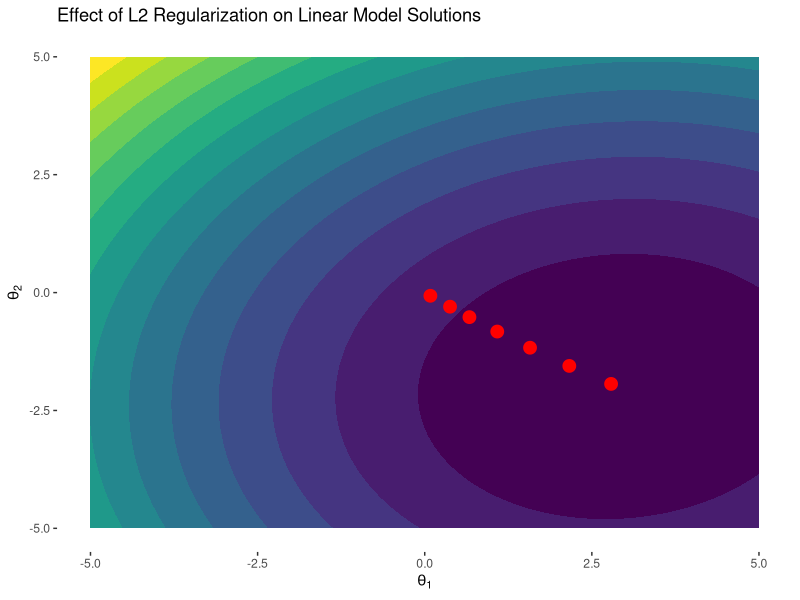

The R script that drew this image:
# Load necessary libraries
library(ggplot2)
library(MASS)
library(glmnet)

# Example dataset
set.seed(123)
n <- 100
X <- matrix(rnorm(2 * n), n, 2)
beta_true <- c(3, -2)
y <- X %*% beta_true + rnorm(n)

# Train unregularized linear model
lm_unreg <- lm(y ~ X - 1)  # '-1' to remove the intercept

# Train L2 regularized models with different lambdas
lambdas <- c(0.1, 1, 2.5, 5, 10, 20, 100)
models <- lapply(lambdas, function(lambda) {
  return(glmnet::glmnet(X, y, alpha = 0, lambda = lambda, standardize = FALSE, intercept = FALSE))
})

coefs <- sapply(models, function(model, lambda) {
  coef(model, s = lambda)[-1, 1]  # Exclude the intercept
}, lambdas)

# Transpose to make each column represent a model
coefs <- t(coefs)

# Create a data frame from the matrix
coefs_df <- as.data.frame(coefs)
names(coefs_df) <- c("X1", "X2")

# Prepare data for contour plot
grid_range <- seq(-5, 5, length.out = 100)
grid_data <- expand.grid(X1 = grid_range, X2 = grid_range)
grid_data$loss <- apply(grid_data, 1, function(vec) {
  sum((y - X %*% vec)^2) / (2 * n)
})

# Create the plot without the legend
p <- ggplot(grid_data, aes(x = X1, y = X2)) +
  geom_contour_filled(aes(z = loss), breaks = seq(min(grid_data$loss), max(grid_data$loss), length.out = 15)) +
  geom_point(data = coefs_df, aes(x = X1, y = X2), color = "red", size = 4) +
  ggtitle("Effect of L2 Regularization on Linear Model Solutions") +
  xlab(expression(theta[1])) +  # Label for X-axis as theta_1
  ylab(expression(theta[2])) +  # Label for Y-axis as theta_2
  theme(panel.grid = element_blank(),  # Remove grid lines
        panel.background = element_blank())  # Remove grey background

# Omit the legend
p <- p + guides(fill = "none")


ggsave("../figure/lin_reg_l2.png", plot = p, width =8, height = 5)